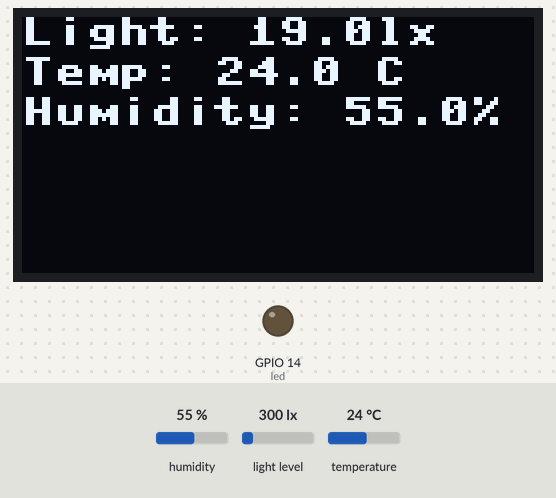
Recording of a program running on a simulated ESP32 board running MicroPython. On the bench: 128×64 one-colour display, output pins drawn as LEDs (lit = HIGH). The test bench sets the inputs (shaded band); at power-on: humidity 55 %, light level 300 lx, temperature 24 °C. The board's own WiFi access point starts at once; library files of the repository ran but are not shown: ssd1306.py, tsl2561.py; what the program prints to the serial console is not drawn.

Above: at 1.3 s.
1.4 s: humidity set to 22 %
At 3.0 s:
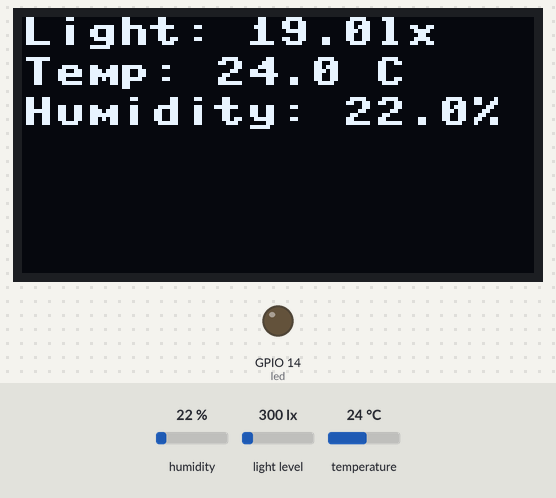
4.0 s: light level set to 40 lx
At 5.8 s:
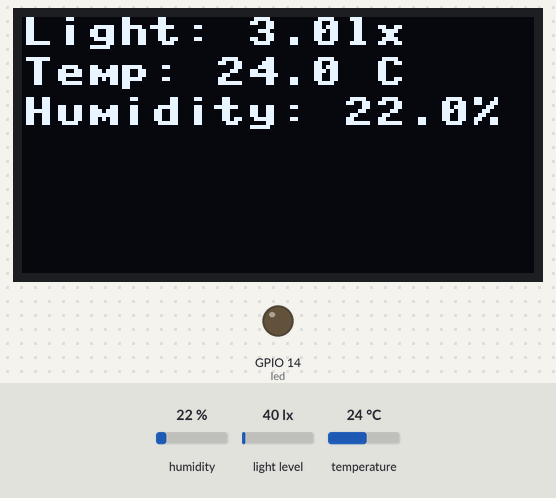
6.2 s: temperature set to 12 °C
At 7.4 s:
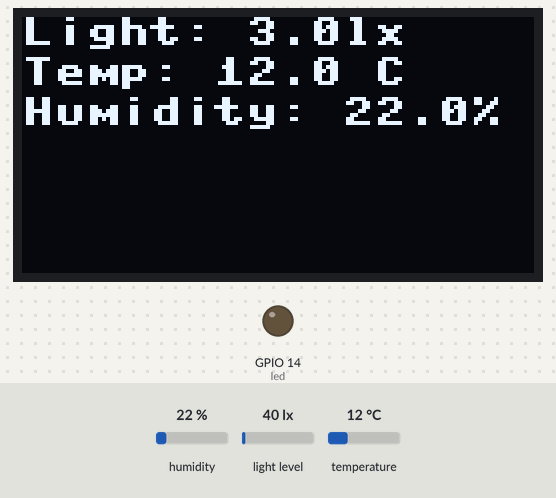
8.4 s: humidity set to 40 %
At 10.2 s:
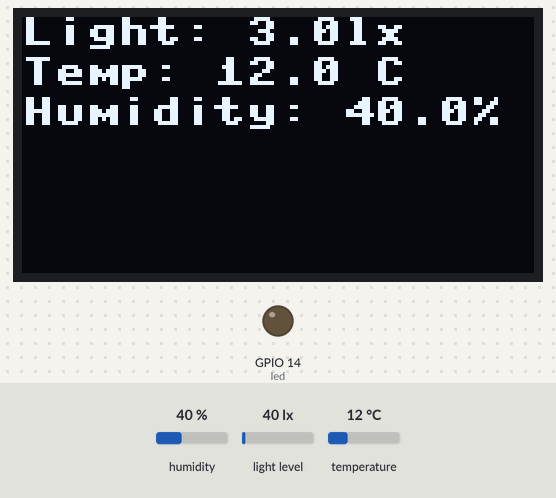
Timing chart, 0 to 11.5 s (numbered marks = the images above; inputs shaded):
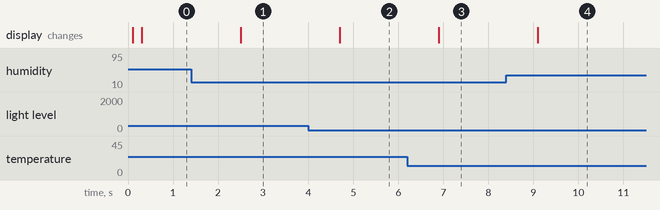

Measured:
- after the input at 1.4 s, the display: changes after 1.1 s (image 1)
- after the input at 4.0 s, the display: changes after 0.70 s (image 2)
- after the input at 6.2 s, the display: changes after 0.70 s (image 3)
- after the input at 8.4 s, the display: changes after 0.70 s (image 4)

The program:

main.py
```python
from machine import Pin, I2C
from ssd1306 import SSD1306_I2C
from tsl2561 import TSL2561
from htu21d import HTU21D
import network
import ubinascii
import time

i2c = I2C(0, scl=Pin(4), sda=Pin(5), freq=100000)

oled = SSD1306_I2C(128, 64, i2c)

light_sensor = TSL2561(i2c)
light_sensor.active(True)
climate_sensor = HTU21D(i2c)
led = Pin(14, Pin.OUT)

ap = network.WLAN(network.AP_IF)
ap.active(True)
ap.config(essid="ESP32_AP", password="esp32pass", authmode=3)

print("Access Point started with SSID 'ESP32_AP'")

connected_macs = set()

while True:
    try:
        #For reading measurements from sensors
        lux = light_sensor.read(autogain=True)
        temp = climate_sensor.temperature()
        hum = climate_sensor.humidity()

        #For controlling LED based on luminosity
        if lux < 1:
            led.on()
        else:
            led.off()

        #OLED display
        oled.fill(0)
        oled.text("Light: {:.1f}lx".format(lux), 0, 0)
        oled.text("Temp: {:.1f} C".format(temp), 0, 10)
        oled.text("Humidity: {:.1f}%".format(hum), 0, 20)
        oled.show()

        #Checking for Wi-Fi connected devices
        stations = ap.status('stations')
        current_macs = set()
        for station in stations:
            mac_bytes = station[0]
            mac = ubinascii.hexlify(mac_bytes, ':').decode()
            current_macs.add(mac)

        #Detecting and listing new Wi-Fi connections
        new_macs = current_macs - connected_macs
        for mac in new_macs:
            print(f"New device connected: {mac}")

        connected_macs = current_macs

        time.sleep(2)

    except Exception as e:
        print("Error:", e)
        time.sleep(2)
```

htu21d.py
```python
from machine import I2C, Pin
import time

class HTU21D:
    ADDRESS = 0x40
    TRIGGER_TEMP = 0xE3
    TRIGGER_HUMID = 0xE5

    def __init__(self, i2c):
        self.i2c = i2c

    def _read_sensor(self, command):
        self.i2c.writeto(self.ADDRESS, bytes([command]))
        time.sleep_ms(50)
        data = self.i2c.readfrom(self.ADDRESS, 3)
        raw = (data[0] << 8) | data[1]
        raw &= 0xFFFC  # clear status bits
        return raw

    def temperature(self):
        raw = self._read_sensor(self.TRIGGER_TEMP)
        return -46.85 + (175.72 * raw / 65536)

    def humidity(self):
        raw = self._read_sensor(self.TRIGGER_HUMID)
        return -6 + (125.0 * raw / 65536)
```
